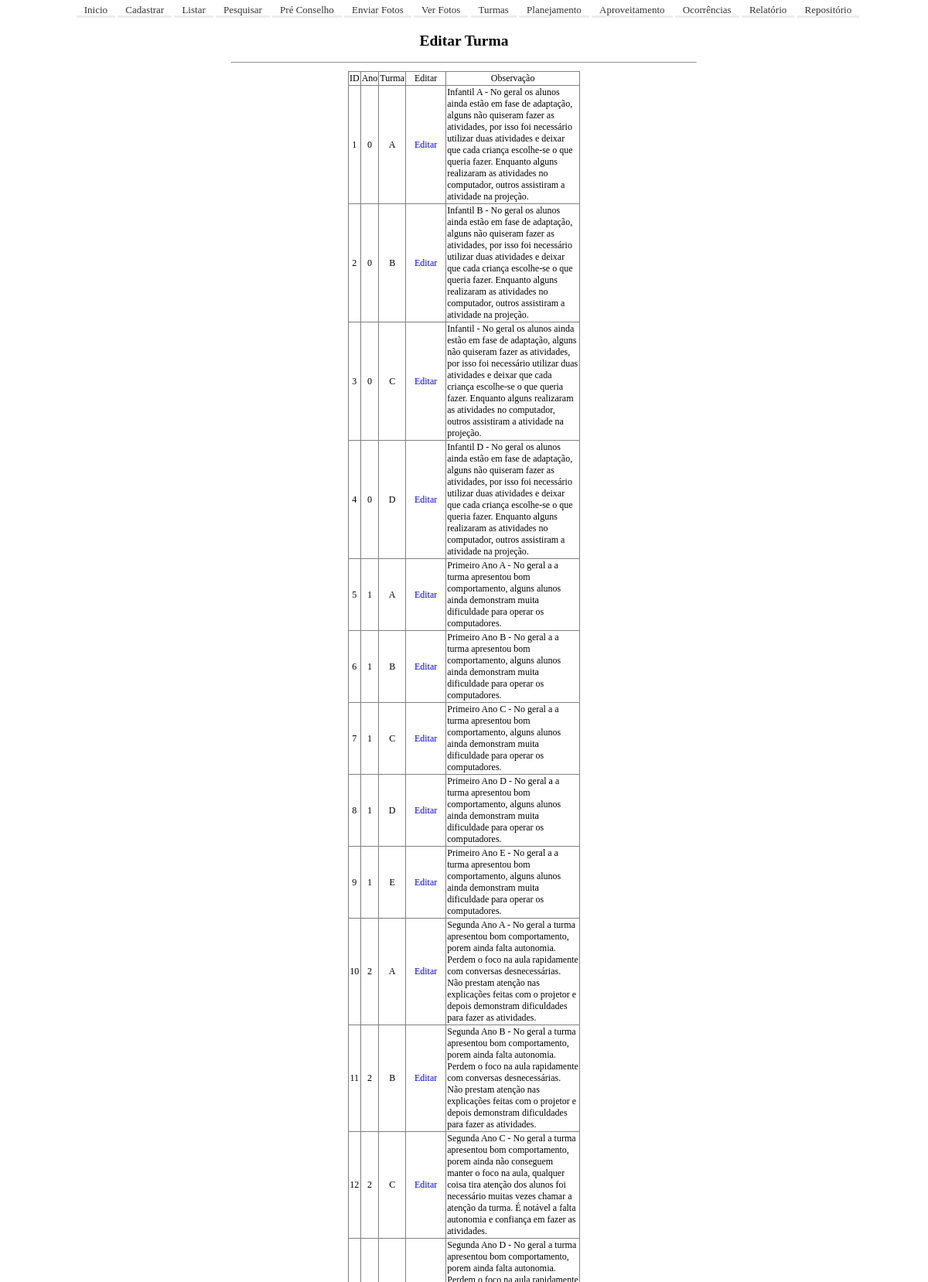
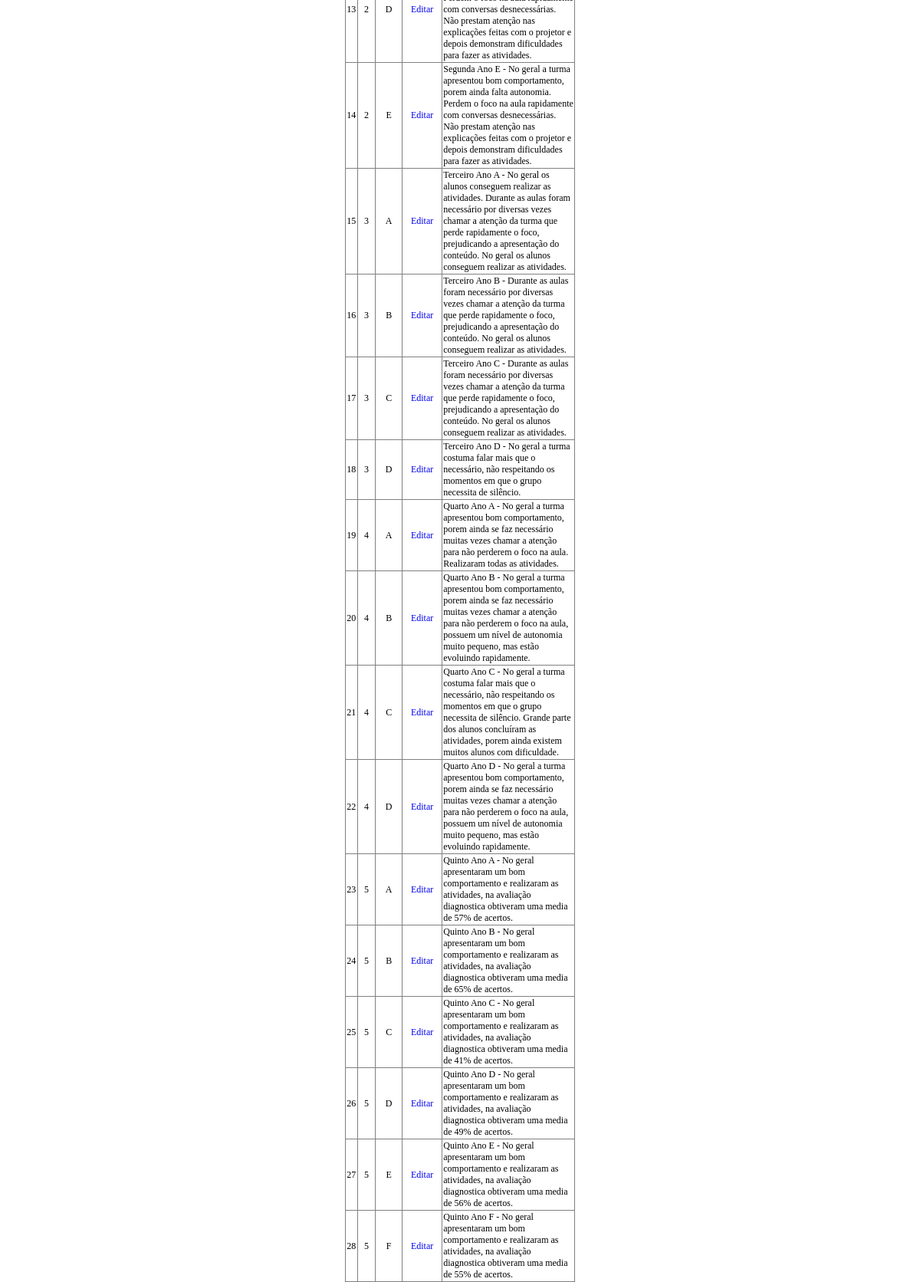
Page /turma.php on the committed database (2 pictures, top to bottom).
### tables this page shows
CREATE TABLE `tb_turma` (
  `ID` int(2) NOT NULL,
  `ano` int(1) NOT NULL,
  `turma` varchar(1) NOT NULL,
  `status` varchar(1) NOT NULL,
  `obs` varchar(999) NOT NULL
);

### turma.php (the view, shortened to what this page needs)
<?php
include("conf.php");
menu();
$sql = "select * from tb_turma where status = 'A' order by ano, turma";
$result = mysqli_query($connection, $sql);
    while($row = mysqli_fetch_array($result,MYSQLI_ASSOC)) {
	  $i++;
      $id = $row['ID'];
      $ano = $row['ano'];
      $turma = $row['turma'];
	  $obs = $row['obs'];
	  $lista = $lista.'
		<tr>
			<td align="center">'.$i.'</td>
			<td align="center">'.$ano.'</td>
			<td align="center">'.$turma.'</td>
            <td align="center"><a href="editarTurma.php?ID='.$id.'">Editar</a></td>
			<td align="left">'.$obs.'</td>
		</tr>
		';
    }
	echo '
	<html>
		<head><title> Lista de alunos '.$ano.'º'.$turma.'</title></head>
		<body>
			<form method="POST" action="?id=Lista" onchange="form.submit()">
				<div align="center"><h2>Editar Turma</h2>
				<hr width="50%">
				</div>
				<div align="center" width="90%">
				<table class="turma" border="1">
				<tr>
					<td align="center">ID</td>
					<td align="center">Ano</td>
					<td align="center">Turma</td>
                    <td align="center">Editar</td>
					<td align="center">Observação</td>
				</tr>
				'.$_SESSION["turma"].'
				</table>
				</div>
			</form>
		</body>
	</html>
	';
?>

### conf.php (shortened to what this page needs)
<?php
function menu(){
	echo '
			<div align="center" class="botao"><div id="menu">
					<ul>
						<li><a href="./">Inicio</a></li>
						<li><a href="./cadastrar.php" title=" Cadastrar alunos">Cadastrar</a></li>
						<li><a href="./listar.php" title=" Listar alunos">Listar</a></li>
						<li><a href="./pesquisar.php" title=" Pesquisar alunos">Pesquisar</a></li>
						<li><a href="./preConselho.php" title=" Pré Conselho">Pré Conselho</a></li>
                  		<li><a href="./enviarFotos.php" title="Enviar Fotos">Enviar Fotos</a></li>
                  		<li><a href="./verFotos.php" title="Ver Fotos">Ver Fotos</a></li>
				  		<li><a href="./turma.php" title="Turmas">Turmas</a></li>
						<li><a href="./editarPlanejamento.php" title="Planejamento">Planejamento</a></li>
				  		<li><a href="./aproveitamento.php" title="Turmas">Aproveitamento</a></li>
						<li><a href="./ocorrencia.php" title="Ocorrências">Ocorrências</a></li>
						<li><a href="./relatorio.php" title=" Relatorio de  alunos">Relatório</a></li>
                  		<li><a href="./repositorio" title="Repositório de Arquivos">Repositório</a></li>
					</ul>
				</div>
			</div>
	';
}
echo'
<head>
	<link rel="stylesheet" href="./main.css">
	<meta charset="utf-8">
	<link rel="icon" href="img/favicon.ico">
</head>';
?>

### main.css (style rules this page uses)
html, body { min-height: 100%; height: 100%; }
body { font-family: monospace; font:80% Tahoma; margin: 0; padding: 0; font-size: 13px; }
a:link { text-decoration: none; padding: 0px 10px; }
table { border-collapse: collapse; width: 95%; margin: 0; padding: 0; font-size: 12px; overflow: hidden; }
table.turma { border-collapse: collapse; width: 25%; margin: 10px; padding: 0; font-size: 12px; overflow: hidden; }
#menu ul { margin:0px; padding: 5px; float: center; width: 100%; list-style:none; }
#menu ul li { display: inline; }
#menu ul li a { color: #333; text-decoration: none; border-bottom:3px solid #EDEDED; padding: 0px 10px; float:center; }

### rows in the picture
tb_turma: ano "0", turma "A", obs "Infantil A - No geral os alunos ainda estão em fase de adaptação, alguns não quiseram fazer as atividades, por isso foi necessário utilizar duas atividades e deixar que cada criança escolhe-se o que queria fazer. Enquanto alguns realizaram as atividades no computador, outros assistiram a atividade na projeção."
tb_turma: ano "0", turma "B", obs "Infantil B - No geral os alunos ainda estão em fase de adaptação, alguns não quiseram fazer as atividades, por isso foi necessário utilizar duas atividades e deixar que cada criança escolhe-se o que queria fazer. Enquanto alguns realizaram as atividades no computador, outros assistiram a atividade na projeção."
tb_turma: ano "0", turma "C", obs "Infantil - No geral os alunos ainda estão em fase de adaptação, alguns não quiseram fazer as atividades, por isso foi necessário utilizar duas atividades e deixar que cada criança escolhe-se o que queria fazer. Enquanto alguns realizaram as atividades no computador, outros assistiram a atividade na projeção."
tb_turma: ano "0", turma "D", obs "Infantil D - No geral os alunos ainda estão em fase de adaptação, alguns não quiseram fazer as atividades, por isso foi necessário utilizar duas atividades e deixar que cada criança escolhe-se o que queria fazer. Enquanto alguns realizaram as atividades no computador, outros assistiram a atividade na projeção."
tb_turma: ano "1", turma "A", obs "Primeiro Ano A - No geral a a turma apresentou bom comportamento, alguns alunos ainda demonstram muita dificuldade para operar os computadores."
tb_turma: ano "1", turma "B", obs "Primeiro Ano B - No geral a a turma apresentou bom comportamento, alguns alunos ainda demonstram muita dificuldade para operar os computadores."
tb_turma: ano "1", turma "C", obs "Primeiro Ano C - No geral a a turma apresentou bom comportamento, alguns alunos ainda demonstram muita dificuldade para operar os computadores."
tb_turma: ano "1", turma "D", obs "Primeiro Ano D - No geral a a turma apresentou bom comportamento, alguns alunos ainda demonstram muita dificuldade para operar os computadores."
tb_turma: ano "1", turma "E", obs "Primeiro Ano E - No geral a a turma apresentou bom comportamento, alguns alunos ainda demonstram muita dificuldade para operar os computadores."
tb_turma: ano "2", turma "A", obs "Segunda Ano A - No geral a turma apresentou bom comportamento, porem ainda falta autonomia. Perdem o foco na aula rapidamente com conversas desnecessárias. Não prestam atenção nas explicações feitas com o projetor e depois demonstram dificuldades para fazer as atividades."
tb_turma: ano "2", turma "B", obs "Segunda Ano B - No geral a turma apresentou bom comportamento, porem ainda falta autonomia. Perdem o foco na aula rapidamente com conversas desnecessárias. Não prestam atenção nas explicações feitas com o projetor e depois demonstram dificuldades para fazer as atividades."
tb_turma: ano "2", turma "C", obs "Segunda Ano C - No geral a turma apresentou bom comportamento, porem ainda não conseguem manter o foco na aula, qualquer coisa tira atenção dos alunos foi necessário muitas vezes chamar a atenção da turma. É notável a falta autonomia e confiança em fazer as atividades."
tb_turma: ano "2", turma "D", obs "Segunda Ano D - No geral a turma apresentou bom comportamento, porem ainda falta autonomia. Perdem o foco na aula rapidamente com conversas desnecessárias. Não prestam atenção nas explicações feitas com o projetor e depois demonstram dificuldades para fazer as atividades."
tb_turma: ano "2", turma "E", obs "Segunda Ano E - No geral a turma apresentou bom comportamento, porem ainda falta autonomia. Perdem o foco na aula rapidamente com conversas desnecessárias. Não prestam atenção nas explicações feitas com o projetor e depois demonstram dificuldades para fazer as atividades."
tb_turma: ano "3", turma "A", obs "Terceiro Ano A - No geral os alunos conseguem realizar as atividades. Durante as aulas foram necessário por diversas vezes chamar a atenção da turma que perde rapidamente o foco, prejudicando a apresentação do conteúdo. No geral os alunos conseguem realizar as atividades."
tb_turma: ano "3", turma "B", obs "Terceiro Ano B - Durante as aulas foram necessário por diversas vezes chamar a atenção da turma que perde rapidamente o foco, prejudicando a apresentação do conteúdo. No geral os alunos conseguem realizar as atividades."
tb_turma: ano "3", turma "C", obs "Terceiro Ano C - Durante as aulas foram necessário por diversas vezes chamar a atenção da turma que perde rapidamente o foco, prejudicando a apresentação do conteúdo. No geral os alunos conseguem realizar as atividades."
tb_turma: ano "3", turma "D", obs "Terceiro Ano D - No geral a turma costuma falar mais que o necessário, não respeitando os momentos em que o grupo necessita de silêncio."
tb_turma: ano "4", turma "A", obs "Quarto Ano A - No geral a turma apresentou bom comportamento, porem ainda se faz necessário muitas vezes chamar a atenção para não perderem o foco na aula. Realizaram todas as atividades."
tb_turma: ano "4", turma "B", obs "Quarto Ano B - No geral a turma apresentou bom comportamento, porem ainda se faz necessário muitas vezes chamar a atenção para não perderem o foco na aula, possuem um nível de autonomia muito pequeno, mas estão evoluindo rapidamente."
tb_turma: ano "4", turma "C", obs "Quarto Ano C - No geral a turma costuma falar mais que o necessário, não respeitando os momentos em que o grupo necessita de silêncio. Grande parte dos alunos concluíram as atividades, porem ainda existem muitos alunos com dificuldade."
tb_turma: ano "4", turma "D", obs "Quarto Ano D - No geral a turma apresentou bom comportamento, porem ainda se faz necessário muitas vezes chamar a atenção para não perderem o foco na aula, possuem um nível de autonomia muito pequeno, mas estão evoluindo rapidamente."
tb_turma: ano "5", turma "A", obs "Quinto Ano A - No geral apresentaram um bom comportamento e realizaram as atividades, na avaliação diagnostica obtiveram uma media de 57% de acertos."
tb_turma: ano "5", turma "B", obs "Quinto Ano B - No geral apresentaram um bom comportamento e realizaram as atividades, na avaliação diagnostica obtiveram uma media de 65% de acertos."
tb_turma: ano "5", turma "C", obs "Quinto Ano C - No geral apresentaram um bom comportamento e realizaram as atividades, na avaliação diagnostica obtiveram uma media de 41% de acertos."
tb_turma: ano "5", turma "D", obs "Quinto Ano D - No geral apresentaram um bom comportamento e realizaram as atividades, na avaliação diagnostica obtiveram uma media de 49% de acertos."
tb_turma: ano "5", turma "E", obs "Quinto Ano E - No geral apresentaram um bom comportamento e realizaram as atividades, na avaliação diagnostica obtiveram uma media de 56% de acertos."
tb_turma: ano "5", turma "F", obs "Quinto Ano F - No geral apresentaram um bom comportamento e realizaram as atividades, na avaliação diagnostica obtiveram uma media de 55% de acertos."
